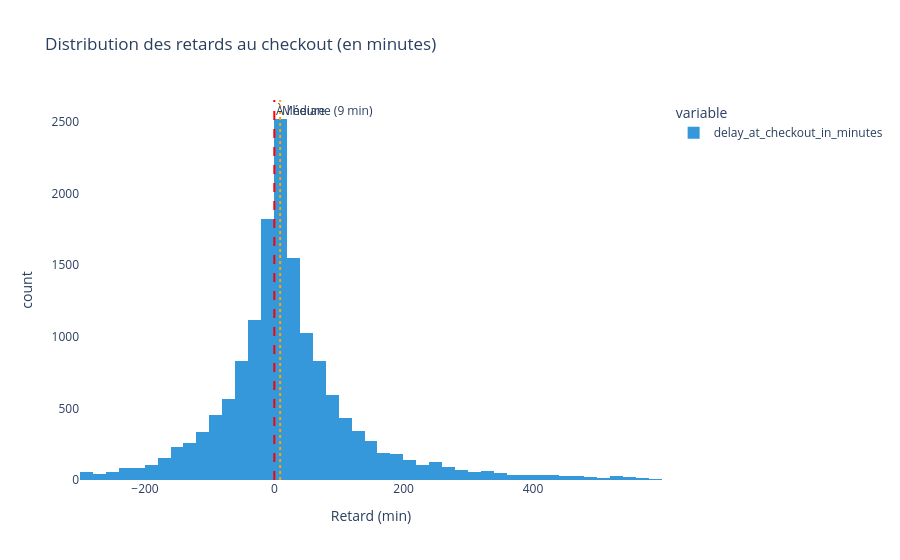

This figure's notebook cell:
### Code cell
# Distribution des retards (filtrée à [-300, 600] pour la lisibilité)
delays_filtered = delays[(delays >= -300) & (delays <= 600)]

fig = px.histogram(
    delays_filtered,
    nbins=80,
    title='Distribution des retards au checkout (en minutes)',
    labels={'value': 'Retard (min)', 'count': 'Nombre de locations'},
    color_discrete_sequence=['#3498db']
)
fig.add_vline(x=0, line_dash='dash', line_color='red', annotation_text='À l\'heure')
fig.add_vline(x=delays.median(), line_dash='dot', line_color='orange',
              annotation_text=f'Médiane ({delays.median():.0f} min)')
fig.update_layout(plot_bgcolor='white', paper_bgcolor='white')
fig.show()

### Figure 1 — Plotly figure (JSON) as saved in the notebook; plotly's stock layout.template omitted (floating-point values rounded to 4 significant figures; data arrays with more than 128 entries replaced by an {"elided": "..."} marker saying what was removed)
{"data": [{"alignmentgroup": "True", "bingroup": "x", "hovertemplate": "variable=delay_at_checkout_in_minutes<br>Retard (min)=%{x}<br>count=%{y}<extra></extra>", "legendgroup": "delay_at_checkout_in_minutes", "marker": {"color": "#3498db", "pattern": {"shape": ""}}, "name": "delay_at_checkout_in_minutes", "nbinsx": 80, "offsetgroup": "delay_at_checkout_in_minutes", "orientation": "v", "showlegend": true, "type": "histogram", "x": {"elided": "15152 int values"}, "xaxis": "x", "yaxis": "y"}], "layout": {"annotations": [{"showarrow": false, "text": "À l'heure", "x": 0, "xanchor": "left", "xref": "x", "y": 1, "yanchor": "top", "yref": "y domain"}, {"showarrow": false, "text": "Médiane (9 min)", "x": 9, "xanchor": "left", "xref": "x", "y": 1, "yanchor": "top", "yref": "y domain"}], "barmode": "relative", "legend": {"title": {"text": "variable"}, "tracegroupgap": 0}, "paper_bgcolor": "white", "plot_bgcolor": "white", "shapes": [{"line": {"color": "red", "dash": "dash"}, "type": "line", "x0": 0, "x1": 0, "xref": "x", "y0": 0, "y1": 1, "yref": "y domain"}, {"line": {"color": "orange", "dash": "dot"}, "type": "line", "x0": 9, "x1": 9, "xref": "x", "y0": 0, "y1": 1, "yref": "y domain"}], "title": {"text": "Distribution des retards au checkout (en minutes)"}, "xaxis": {"anchor": "y", "domain": [0, 1], "title": {"text": "Retard (min)"}}, "yaxis": {"anchor": "x", "domain": [0, 1], "title": {"text": "count"}}}}
